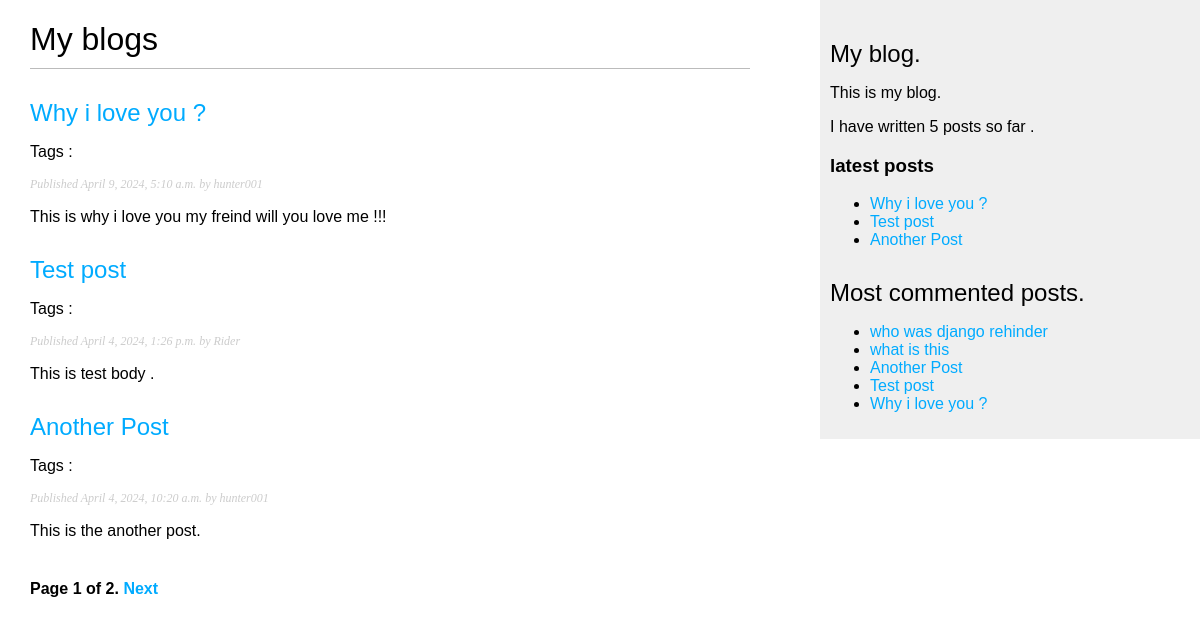
The page /blog/ on the database as committed earlier.
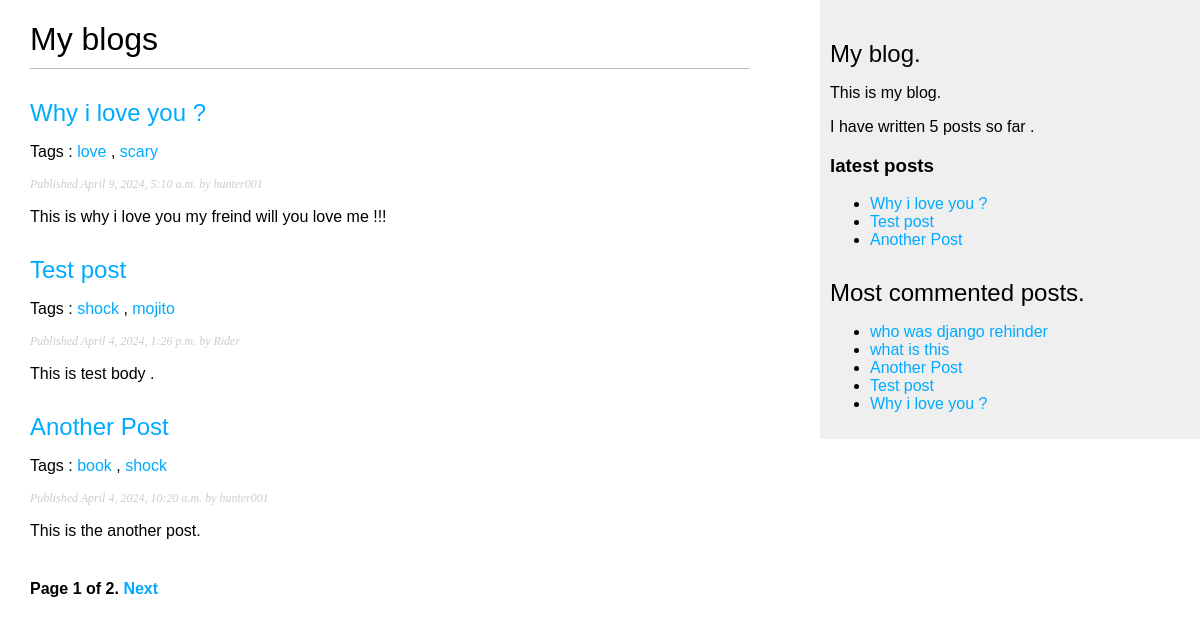
The same page on the database as committed later.
### blog/models.py (models this page shows, shortened)
class Post(models.Model):
    class Status(models.TextChoices):
        DRAFT = 'DF','draft'
        PUBLISHED = 'PB','Published'
    title = models.CharField(max_length=250)
    slug = models.SlugField(max_length=250,
                            unique='publish')
    author = models.ForeignKey(User,
                               on_delete=models.CASCADE,
                               related_name='blog_posts')
    body = models.TextField()
    publish = models.DateTimeField(default=timezone.now())
    created = models.DateTimeField(auto_now_add=True)
    updated = models.DateTimeField(auto_now=True)
    tags = TaggableManager()
    status = models.CharField(
        max_length=2,
        choices=Status.choices,
        default=Status.DRAFT
    )
    objects = models.Manager() # default manager
    published = PublishedManager() # custom manager
    class Meta:
        ordering = ['-publish']
        indexes = [
            models.Index(fields=['-publish']),
        ]
    def get_absolute_url(self):
        return reverse('blog:post_detail',args=[self.publish.year,
                                                self.publish.month,
                                                self.publish.day,
                                                self.slug
                                                ])

### blog/views.py (the view)
# urls.py: path('',views.post_list,name='post_list'),
def post_list(request,tag_slug=None):
    post_list = Post.published.all()
    tag = None
    if tag_slug:
        tag = get_object_or_404(Tag,slug=tag_slug)
        post_list = post_list.filter(tags__in=[tag])
    paginator = Paginator(post_list,3)
    page_number = request.GET.get('page',1)
    try:
        posts = paginator.page(page_number)
    except PageNotAnInteger:
        posts = paginator.page(1)
    except EmptyPage:
        posts = paginator.page(num_pages)
    return render(
        request,
        'blog/post/list.html',
        {
            'posts':posts,
            'tag':tag
        }
    )

### blog/models.py (called while the page is built)
    def get_queryset(self):
        return super().get_queryset().filter(status=Post.Status.PUBLISHED)

### blog/templatetags/blog_tags.py (called while the page is built)
@register.simple_tag
def total_posts():
    return Post.published.count()

@register.inclusion_tag('blog/post/latest_posts.html')
def show_latest_posts(count=5):
    latest_posts = Post.published.order_by('-publish')[:count]
    return {
        'latest_posts' : latest_posts
    }

@register.simple_tag
def get_most_commented_post(count=5):
    return Post.published.annotate(
        total_comments=Count('comments')
    ).order_by('-total_comments')[:count]

@register.filter(name="markdown")
def markdown_format(text):
    return mark_safe(markdown.markdown(text))

### blog/templates/blog/post/list.html (shortened to what this page needs)
{% extends "blog/base.html" %}
{% load blog_tags %}
{% block content %}
  <h1>My blogs</h1>
  {% for post in posts%}
    <h2>
    <a href="{{ post.get_absolute_url }}">{{post.title}}
    </a>
    </h2>
    <p class='tags'>
    Tags :
    {% for tag in post.tags.all %}
     <a href="{% url "blog:post_list_by_tag" tag.slug %}">
      {{tag.name}}
     </a>
     {% if not forloop.last %}, {% endif %}
    {% endfor %}
    </p>
    <p class="date">
    Published {{post.publish}} by {{post.author}}
    </p>
    {{ post.body|markdown|truncatewords_html:30}}
  {% endfor %}
{% include "pagination.html" with page=posts %}
{% endblock %}

### blog/templates/blog/base.html (shortened to what this page needs)
{% load blog_tags %}
{% load static %}
<!DOCTYPE html>
<html>
    <head>
        <link href="{% static "css/blog.css" %}" rel="stylesheet">
    </head>
    <body>
       <div id="content">
         {% block content %}
         {% endblock %}
       </div>
       <div id="sidebar">
         <h2>My blog.</h2>
         <p>This is my blog.</p>
         I have written {% total_posts %} posts so far .
         <h3>latest posts</h3>
         {% show_latest_posts 3%}
         <h2>Most commented posts.</h2>
         {% get_most_commented_post as commented_post %}
         <ul>
           {% for post in commented_post %}
             <li>
               <a href="{{ post.get_absolute_post  }}">{{post.title}}</a>
             </li>
           {% endfor %}
         </ul>
       </div>
    </body>
</html>

### blog/templates/pagination.html (shortened to what this page needs)
<div class="pagination">
   <span class="step-links">
   <span class="current">
      Page {{ page.number }} of {{ page.paginator.num_pages }}.
   </span>
    {% if page.has_next %}
       <a href="?page={{ page.next_page_number }}">Next</a>
          {% endif %}
    </span>
</div>

### blog/templates/blog/post/latest_posts.html
<ul>
  {% for post in latest_posts %}
    <li>
       <a href="{{ post.get_absolute_url }}">{{ post.title}}</a>
    </li>
  {% endfor %}
</ul>

### blog/static/css/blog.css (style rules this page uses)
body { margin: 0; padding: 0; font-family: helvetica, sans-serif; }
a { color: #00abff; text-decoration: none; }
h1 { font-weight: normal; border-bottom: 1px solid #bbb; padding: 0 0 10px 0; }
h2 { font-weight: normal; margin: 30px 0 0; }
#content { float: left; width: 60%; padding: 0 0 0 30px; }
#sidebar { float: right; width: 30%; padding: 10px; background: #efefef; height: 100%; }
p.date { color: #ccc; font-family: georgia, serif; font-size: 12px; font-style: italic; }
.pagination { margin: 40px 0; font-weight: bold; }

Rows that differ between the two databases and show on the page:
added Tag: name "love", shown under Post "Why i love you ?"
added Tag: name "scary", shown under Post "Why i love you ?"
added Tag: name "shock"
added Tag: name "mojito", shown under Post "Test post"
added Tag: name "book", shown under Post "Another Post"
